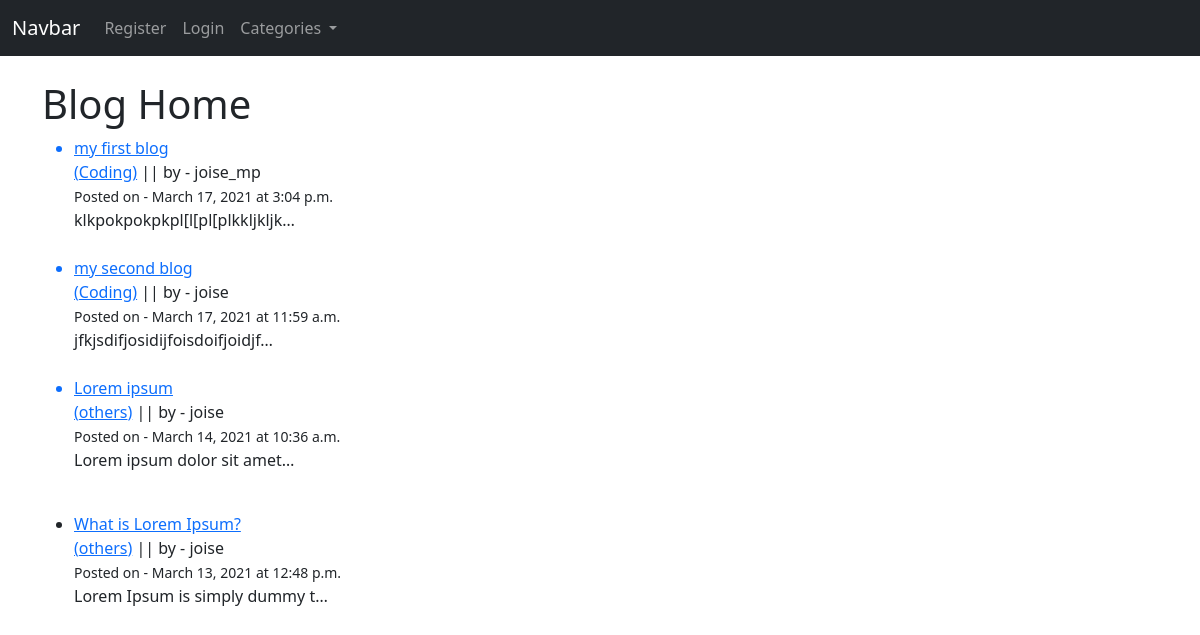
The page /blog/ on the database as committed earlier.
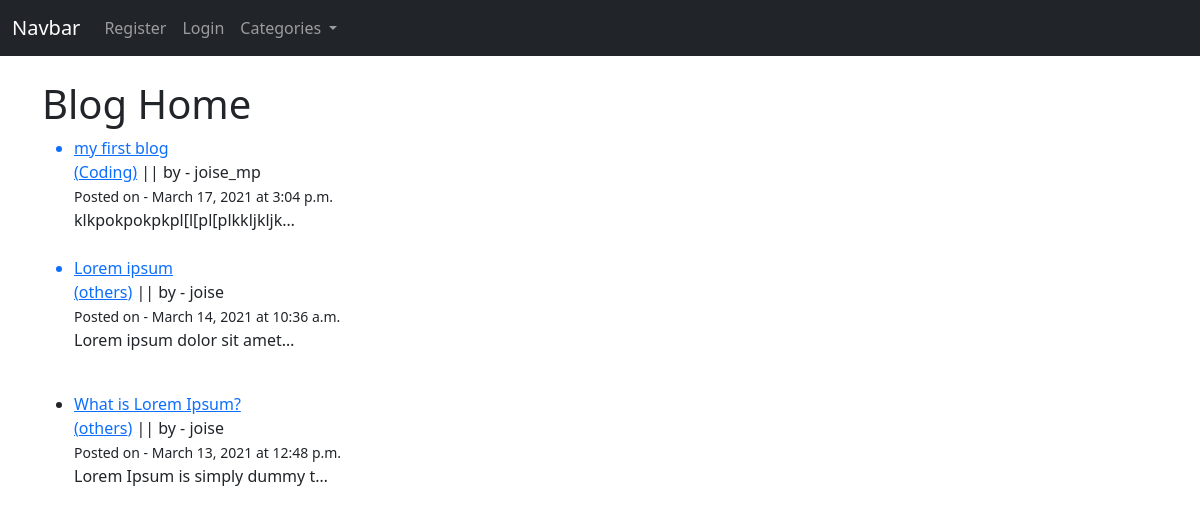
The same page on the database as committed later.
### blog/models.py (models this page shows, shortened)
class Post(models.Model):
    title = models.CharField(max_length=255)
    author = models.ForeignKey(User, on_delete=models.CASCADE)
    body = RichTextField(blank=True, null=True)
    post_date = models.DateField(auto_now_add=True)
    post_time = models.TimeField(auto_now_add=True)
    category = models.CharField(max_length=255, default='others')
    likes = models.ManyToManyField(User, related_name='blog_posts')

### blog/views.py (the view)
# urls.py: path('blog/', BlogHomeView.as_view(), name='bloghome'),
class BlogHomeView(ListView):
    model = Post
    template_name = 'blog_home.html'
    ordering = ['-post_date','-post_time']
    def get_context_data(self, *args, **kwargs):
        category_menu = Category.objects.all()
        context = super(BlogHomeView, self).get_context_data(*args, **kwargs)
        context['category_menu'] = category_menu
        return context

### blog/models.py (called while the page is built)
    def __str__(self):
        return self.name

### blog/templates/blog_home.html (shortened to what this page needs)
{% extends 'Navbars/blog_nav.html' %}
{% block items %}
<h1>Blog Home</h1>
<ul>
{% for post in object_list %}
    <a href="{% url 'blogdetail' post.pk %}"><li>{{post.title}}</li></a>
    <a href="{% url 'category_page' post.category %}">({{ post.category }})</a> ||
    by - {{post.author}}
    <br><small>Posted on - {{post.post_date}} at {{post.post_time}} </small><br>
    {{post.body | truncatechars:30 | safe}} <br><br>
{% endfor %}
</ul>
{%endblock%}

Rows that differ between the two databases and show on the page:
removed Post: title "my second blog", category "Coding", author "joise", post_date "March 17, 2021", post_time "11:59 a.m.", body "jfkjsdifjosidijfoisdoifjoidjf…"
